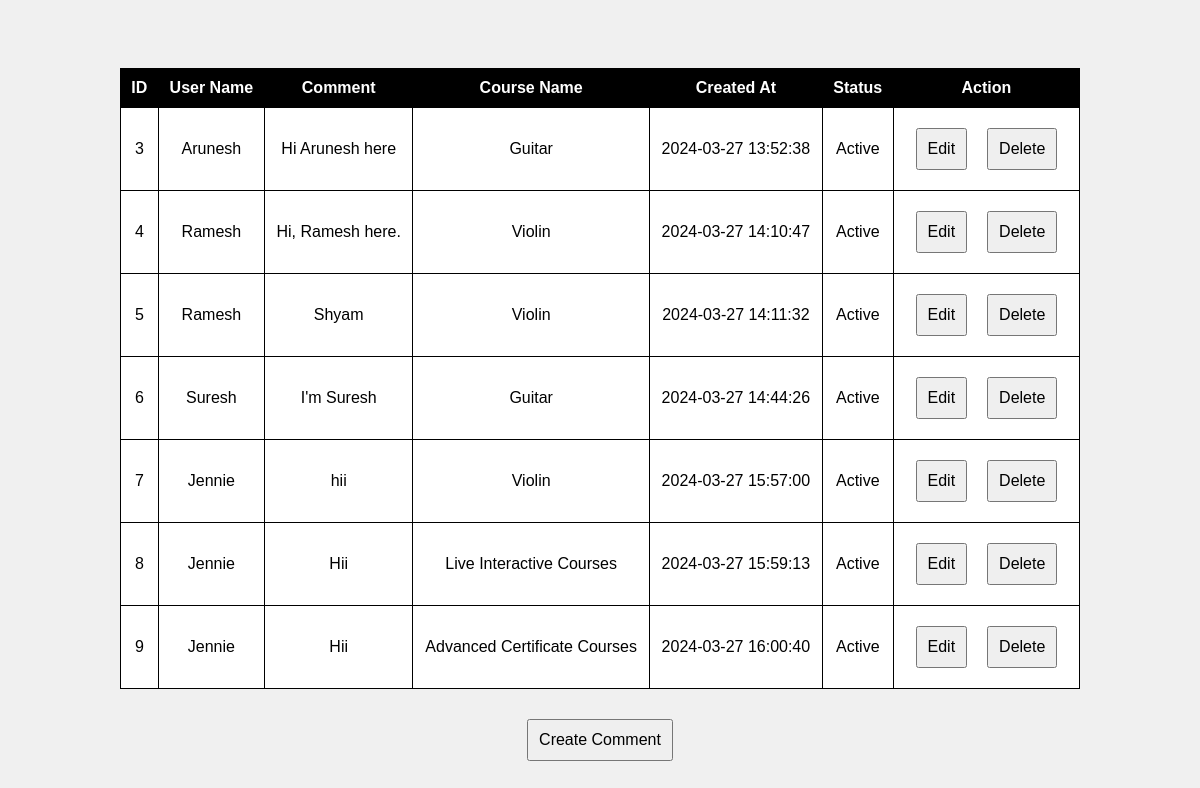
The page /admin/indexes/cmt_index.php on the database as committed earlier.
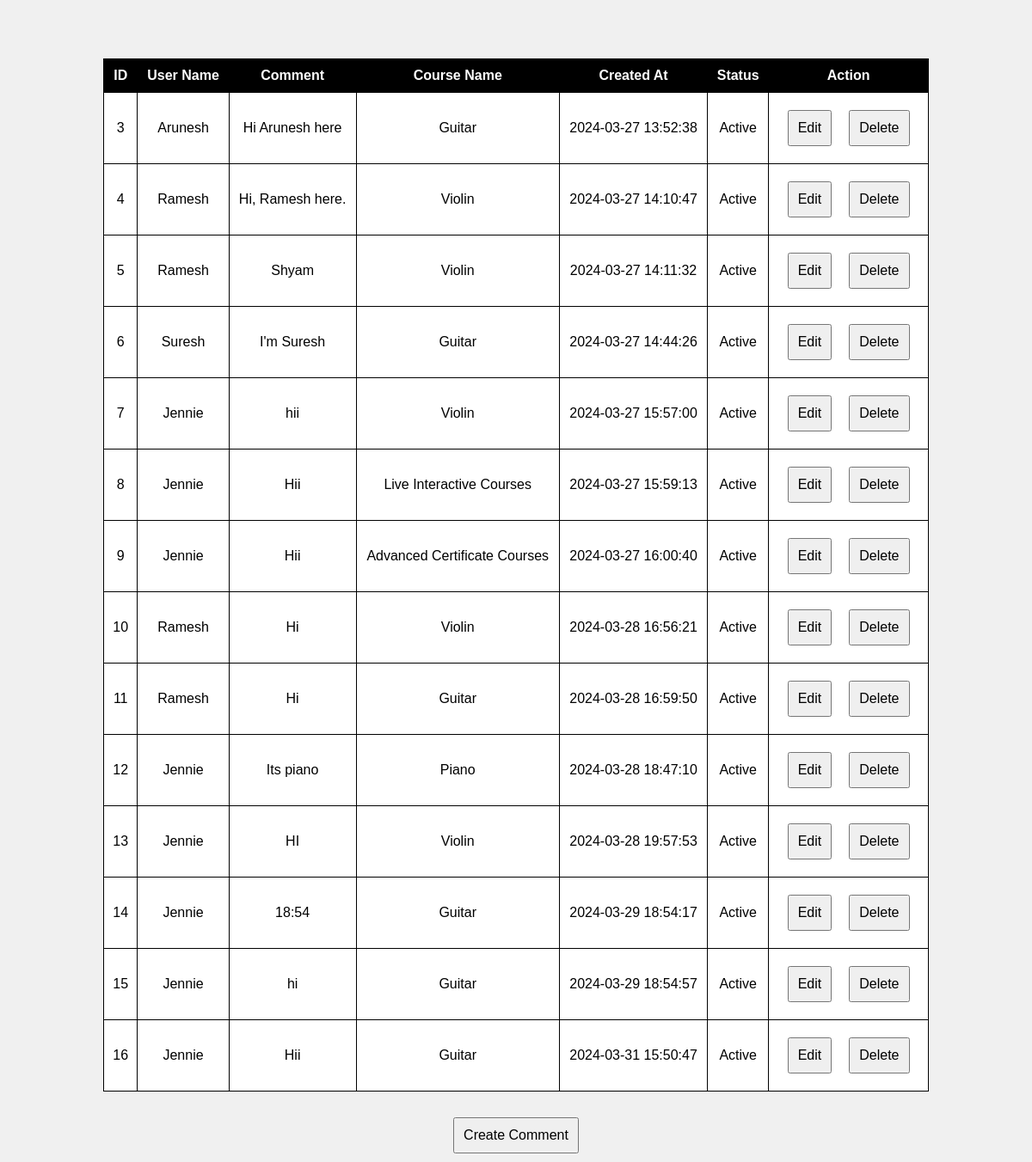
The same page on the database as committed later.
### tables this page shows
CREATE TABLE `comments` (
  `comment_id` int(11) NOT NULL,
  `user_parent_id` int(11) DEFAULT NULL,
  `comment` text DEFAULT NULL,
  `course_parent_id` int(11) DEFAULT NULL,
  `created_at` datetime DEFAULT current_timestamp(),
  `comment_status` enum('Active','Inactive') DEFAULT NULL
);

CREATE TABLE `users` (
  `user_id` int(11) NOT NULL,
  `user_name` varchar(255) NOT NULL,
  `user_password` varchar(255) NOT NULL,
  `user_type` enum('Student','Teacher','None') NOT NULL DEFAULT 'None',
  `user_status` enum('Active','Inactive') NOT NULL
);

CREATE TABLE `courses` (
  `course_id` int(11) NOT NULL,
  `course_name` varchar(255) NOT NULL,
  `course_desc` longtext NOT NULL,
  `course_img` varchar(255) NOT NULL,
  `course_icon` varchar(255) NOT NULL,
  `course_status` enum('Active','Inactive') NOT NULL
);

### admin/indexes/cmt_index.php (the view, shortened to what this page needs)
<!DOCTYPE html>
<html>
<head>
</head>
<body>
<h2 id="responseMessageCmt">&nbsp;</h2>
<div id="updateTableContainerCmt">
    <?php
    include("../db.php");
    $sql = "SELECT Ct.*,
               u.user_name,
	       c.course_name
        FROM comments Ct
        LEFT JOIN courses c ON Ct.course_parent_id = c.course_id
	LEFT JOIN users u ON Ct.user_parent_id = u.user_id";
    $result = $conn->query($sql);
    if ($result->num_rows > 0) {
        echo "<table>";
        echo "<tr><th>ID</th><th>User Name</th><th>Comment</th><th>Course Name</th><th>Created At</th><th>Status</th><th>Action</th></tr>";
        while ($row = $result->fetch_assoc()) {
            echo "<tr>";
            echo "<td>{$row['comment_id']}</td>";
            echo "<td>{$row['user_name']}</td>";
            echo "<td>{$row['comment']}</td>";
            echo "<td>{$row['course_name']}</td>";
            echo "<td>{$row['created_at']}</td>";
            echo "<td>{$row['comment_status']}</td>";
            echo "<td>";
            echo "<button onclick=\"showFormCmt('edit_mode_cmt', {$row['comment_id']})\">Edit</button>";
            echo "<button onclick=\"showFormCmt('delete_mode_cmt', {$row['comment_id']})\">Delete</button>";
            echo "</td>";
            echo "</tr>";
        }
        echo "</table>";
    } else {
        echo "No comments found.";
    }
    ?>
</div>
<button onclick="showFormCmt('create_mode_cmt', null)">Create Comment</button>
</body>
</html>

### admin/indexes/cmt_index.php (style rules this page uses)
body { background-color: #f0f0f0; font-family: Arial, sans-serif; text-align: center; margin: 0; padding: 0; }
table { border-collapse: collapse; width: 80%; margin: 20px auto; background-color: #fff; }
th, td { border: 1px solid #000; padding: 10px; }
th { background-color: #000; color: #fff; }
button { padding: 10px; font-size: 16px; margin: 10px; }

Rows that differ between the two databases and show on the page:
added comments: comment_id "10", users.user_name "Ramesh", comment "Hi", courses.course_name "Violin", created_at "2024-03-28 16:56:21", comment_status "Active"
added comments: comment_id "11", users.user_name "Ramesh", comment "Hi", courses.course_name "Guitar", created_at "2024-03-28 16:59:50", comment_status "Active"
added comments: comment_id "12", users.user_name "Jennie", comment "Its piano", courses.course_name "Piano", created_at "2024-03-28 18:47:10", comment_status "Active"
added comments: comment_id "13", users.user_name "Jennie", comment "HI", courses.course_name "Violin", created_at "2024-03-28 19:57:53", comment_status "Active"
added comments: comment_id "14", users.user_name "Jennie", comment "18:54", courses.course_name "Guitar", created_at "2024-03-29 18:54:17", comment_status "Active"
added comments: comment_id "15", users.user_name "Jennie", comment "hi", courses.course_name "Guitar", created_at "2024-03-29 18:54:57", comment_status "Active"
added comments: comment_id "16", users.user_name "Jennie", comment "Hii", courses.course_name "Guitar", created_at "2024-03-31 15:50:47", comment_status "Active"
